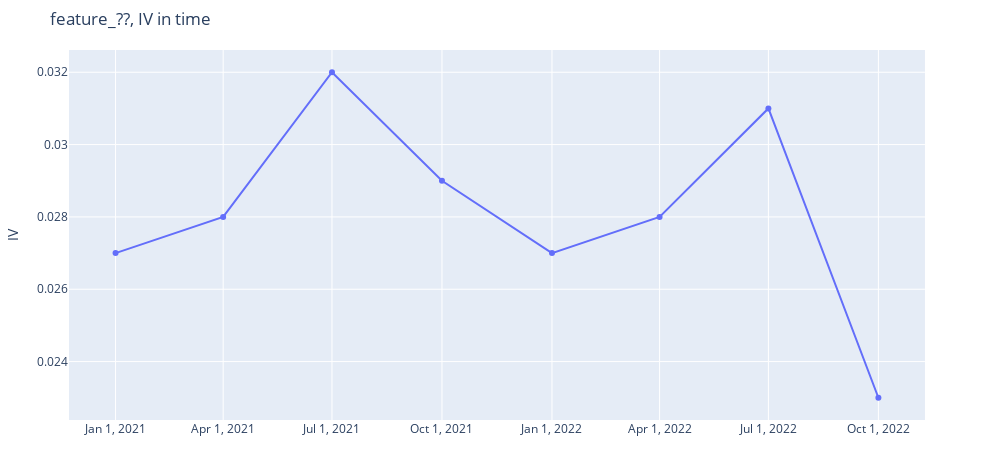

Here is the notebook cell this chart was saved with:
### Code cell
# примерно так это должно будет выглядеть
plot_metric_time(df[...], df['target'], df['quarter']) #

### Figure 1 — Plotly figure (JSON) as saved in the notebook; plotly's stock layout.template omitted (floating-point values rounded to 4 significant figures)
{"data": [{"mode": "markers+lines", "name": "feature_117", "type": "scatter", "x": ["2021-01-01T00:00:00", "2021-04-01T00:00:00", "2021-07-01T00:00:00", "2021-10-01T00:00:00", "2022-01-01T00:00:00", "2022-04-01T00:00:00", "2022-07-01T00:00:00", "2022-10-01T00:00:00"], "y": [0.027, 0.028, 0.032, 0.029, 0.027, 0.028, 0.031, 0.023]}], "layout": {"height": 450, "margin": {"b": 30, "l": 30, "r": 30, "t": 50}, "title": {"text": "feature_??, IV in time"}, "width": 1000, "xaxis": {"domain": [0, 0.95], "showgrid": true, "tickvals": ["2021-01-01T00:00:00", "2021-04-01T00:00:00", "2021-07-01T00:00:00", "2021-10-01T00:00:00", "2022-01-01T00:00:00", "2022-04-01T00:00:00", "2022-07-01T00:00:00", "2022-10-01T00:00:00"]}, "yaxis": {"title": {"text": "IV"}}}}
